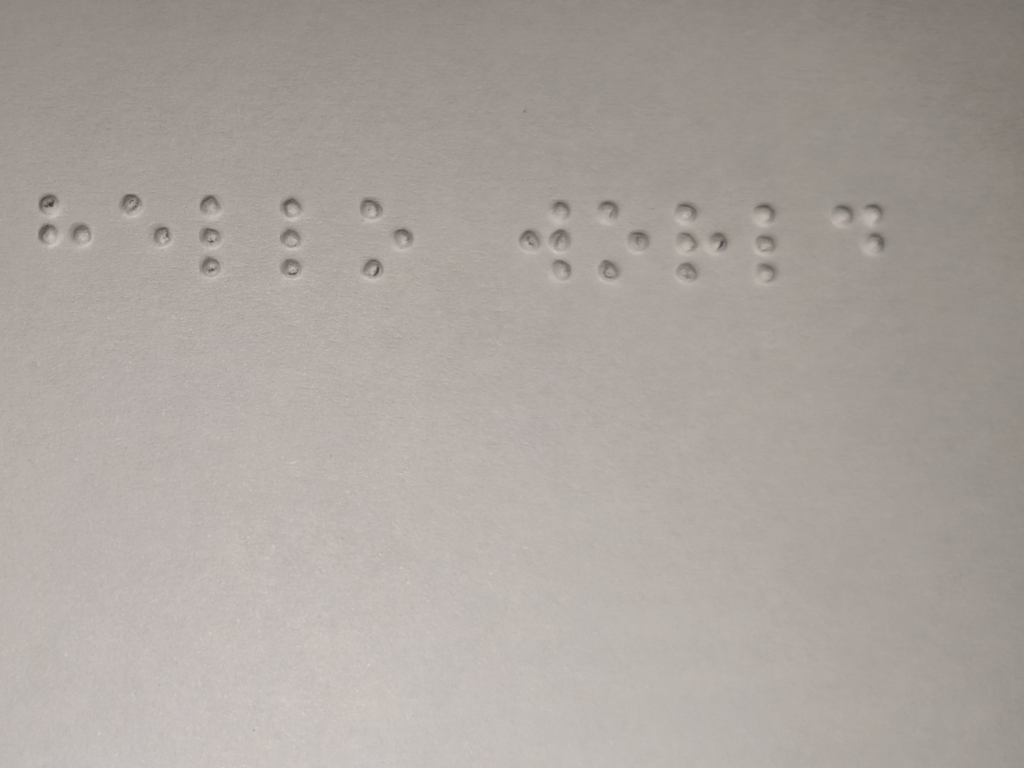
#> input picture src/assets/sample.jpeg, 4096 x 3072 px (shown at 1/4 size)
$ python validate-full-pipeline.py
#> lines starting #> are read from the running program, lines starting #| are printed output that depends on the picture; after the words box and inside, x2 and y2 are one past the last pixel; in counts of white or black regions, pixels touching at a corner belong together
#!/usr/bin/env python3
"""
validate-full-pipeline.py
Emulates the EXACT JS pipeline steps in Python to find where it breaks.
Steps mirrored from:
  image-enhance.js  → preprocessForBraille (embossed mode, fixed percentile)
  simple-braille-detector.js → detectBrailleDots, segmentCellRegions,
                                matchCellsByDotPattern, assembleSentence
"""

import sys, os, math, itertools
from pathlib import Path

try:
    from PIL import Image
    import numpy as np
except ImportError:
    print("ERROR: pip install Pillow numpy")
    sys.exit(1)

# ── Config ────────────────────────────────────────────────────────────────────
SAMPLE_PATH   = Path(__file__).parent.parent / "src/assets/sample.jpeg"
TEMPLATE_DIR  = Path(__file__).parent.parent / "src/assets/braille-templates"
MAX_DIM       = 1280
TEMPLATE_W    = 64
TEMPLATE_H    = 96
MIN_TEMPLATE_CONFIDENCE = 0.40
WORD_GAP_RATIO = 1.8

# ── Braille dot patterns (from braille-mappings.js) ──────────────────────────
CHAR_DOT_PATTERNS = {
    'a':0b000001,'b':0b000011,'c':0b001001,'d':0b011001,'e':0b010001,
    'f':0b001011,'g':0b011011,'h':0b010011,'i':0b001010,'j':0b011010,
    'k':0b000101,'l':0b000111,'m':0b001101,'n':0b011101,'o':0b010101,
    'p':0b001111,'q':0b011111,'r':0b010111,'s':0b001110,'t':0b011110,
    'u':0b100101,'v':0b100111,'w':0b111010,'x':0b101101,'y':0b111101,
    'z':0b110101,
}
DOT_PATTERN_TO_CHAR = {}
for ch, pat in CHAR_DOT_PATTERNS.items():
    if pat not in DOT_PATTERN_TO_CHAR:
        DOT_PATTERN_TO_CHAR[pat] = ch

# ── Step 0: Load & resize image ───────────────────────────────────────────────
print("=" * 60)
print("STEP 0 — Load image")
img = Image.open(SAMPLE_PATH).convert("RGB")
#> img is the input picture: PIL image 4096x3072 RGB; mean R, G, B 171.1, 164.3, 158.7
w0, h0 = img.size
scale = min(1.0, MAX_DIM / max(w0, h0))
nw, nh = int(w0 * scale), int(h0 * scale)
img = img.resize((nw, nh), Image.LANCZOS)
#> img: PIL image 1280x960 RGB
print(f"  Original: {w0}×{h0},  Resized: {nw}×{nh}")
#|   Original: 4096×3072,  Resized: 1280×960
arr = np.array(img, dtype=np.float32)

# ── Step 1: Centre ROI crop (0.95 × 0.85) ─────────────────────────────────────
print("\nSTEP 1 — Centre ROI crop (0.95 × 0.85)")
roi_fw, roi_fh = 0.95, 0.85
roi_w, roi_h = int(nw * roi_fw), int(nh * roi_fh)
x0 = (nw - roi_w) // 2
y0 = (nh - roi_h) // 2
roi = arr[y0:y0+roi_h, x0:x0+roi_w]    # (H, W, 3)
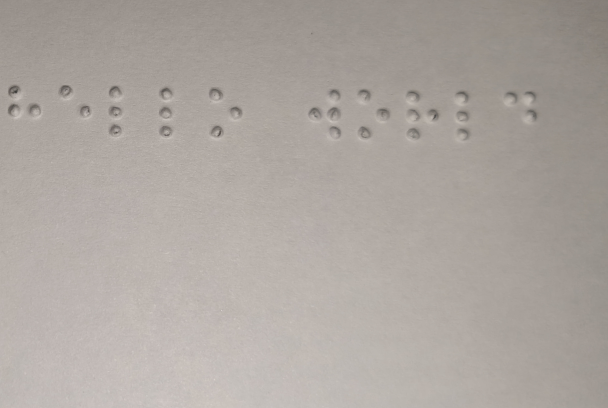
#> roi: shape (816, 1216, 3) float32 (shown at 1/2 size); mean R, G, B 172.4, 165.7, 160.1
print(f"  ROI: {roi_w}×{roi_h}, top-left={x0},{y0}")
#|   ROI: 1216×816, top-left=32,72
W, H = roi_w, roi_h
N = W * H

# ── Step 2: assessImageQuality ────────────────────────────────────────────────
print("\nSTEP 2 — assessImageQuality")
gray_raw = 0.299*roi[:,:,0] + 0.587*roi[:,:,1] + 0.114*roi[:,:,2]
mean_v = float(np.mean(gray_raw))
#> mean_v = 167
std_v  = float(np.std(gray_raw))
#> std_v = 15.09
embossed = mean_v > 150
#> embossed = True
quality_ok = embossed  # score = 0.7 → isAcceptable
#> quality_ok = True
print(f"  mean={mean_v:.1f}  std={std_v:.1f}  embossed={embossed}  acceptable={quality_ok}")
#|   mean=167.0  std=15.1  embossed=True  acceptable=True

# ── Step 3: preprocessForBraille (JS embossed mode, fixed percentile) ────────
print("\nSTEP 3 — preprocessForBraille (embossed)")
gray = gray_raw.flatten()

# Box blur radius
blur_r = max(12, round(min(W, H) / 18))
print(f"  Box blur radius: {blur_r}")
#|   Box blur radius: 45

# [20 lines left out: function box_blur, not called in this run]

# Use numpy for speed (equivalent result)
from scipy.ndimage import uniform_filter
bg_2d = uniform_filter(gray_raw, size=blur_r*2+1)
diff_2d = np.maximum(0, bg_2d - gray_raw)
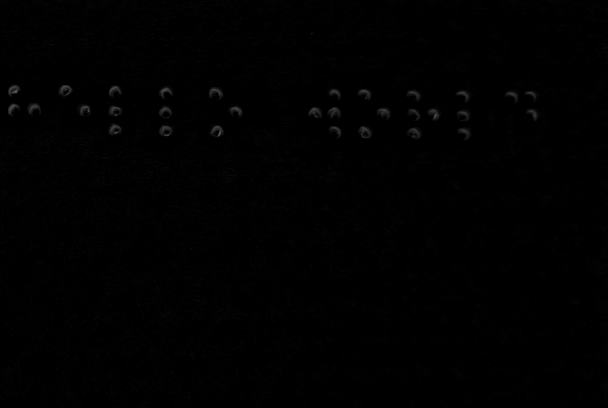
#> diff_2d: shape (816, 1216) float32 (shown at 1/2 size); min 0, max 106.1, mean 1.1
diff_flat = diff_2d.flatten()

sorted_diff = np.sort(diff_flat)
lo = 0.0
hi_idx = min(N - 1, int(N * 0.995))
hi = float(max(1.0, sorted_diff[hi_idx]))
#> hi = 31.06
print(f"  diff stats: min={diff_flat.min():.2f}, max={diff_flat.max():.2f}, "
      f"  p99.5={hi:.2f} (used as hi)")
#|   diff stats: min=0.00, max=106.14,   p99.5=31.06 (used as hi)

# Normalize: norm = 255 - clamp((diff - lo) / hi * 255)
#  → large diff (dots) → small norm (dark)  ✓
processed = 255 - np.clip((diff_2d - lo) / hi * 255, 0, 255)
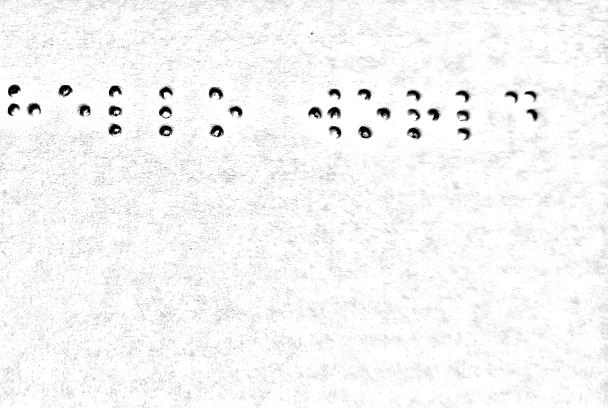
#> processed: shape (816, 1216) float32 (shown at 1/2 size); min 0, max 255, mean 246.3
print(f"  Processed: min={processed.min():.1f} max={processed.max():.1f} mean={processed.mean():.1f}")
#|   Processed: min=0.0 max=255.0 mean=246.3

# Quick sanity: what are the pixel values at Python-detected dot locations?
# Known dot Y positions in original image ≈ 250-340, shifted by y0={y0}
dot_ys_orig = [251, 253, 253, 255, 257, 258, 259, 261, 262, 263,
               288, 291, 293, 294, 295, 296, 297, 297, 297, 299, 301,
               331, 333, 333, 334, 335, 336, 337, 337]
dot_xs_orig = [59, 162, 262, 363, 463, 701, 762, 861, 960, 1058,
               58, 199, 261, 363, 504, 663, 700, 800, 860, 900, 960,
               261, 308, 363, 465, 702, 762, 862, 962]
print(f"\n  Pixel values at known dot positions (should be DARK, <128):")
dark_count = 0
total_sample = 0
for ox, oy in list(zip(dot_xs_orig, dot_ys_orig))[:12]:
    px = int(ox * scale) - x0
    py = int(oy * scale) - y0
    if 0 <= px < W and 0 <= py < H:
        v = processed[py, px]
        is_dark = v < 128
        if is_dark: dark_count += 1
        total_sample += 1
        print(f"    ({px},{py}) → {v:.0f}  {'✓ dark' if is_dark else '✗ LIGHT'}")
#> this loop made 12 passes
#> v on passes 2 to 9: 246.2, 237.9, 254.3, 252.3, 236.5, 218.9, 246.5, 255
#> (printed output is left out)
#> after the loop, dark_count = 0; total_sample = 10
print(f"  Dark hits: {dark_count}/{total_sample}")
#|   Dark hits: 0/10

# ── Step 4: Adaptive threshold → binary dots ──────────────────────────────────
print("\nSTEP 4 — Adaptive threshold (C=5)")
block = max(11, (round(min(W, H) / 20) | 1))
C = 5
print(f"  Block size: {block}")
#|   Block size: 41

# Adaptive threshold using integral image
from scipy.ndimage import uniform_filter as uf
local_mean = uf(processed, size=block)
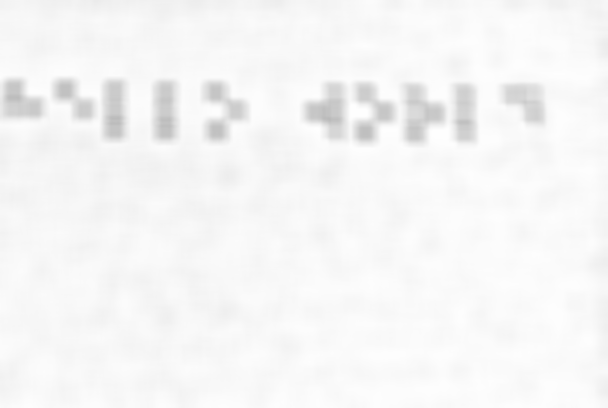
#> local_mean: shape (816, 1216) float32 (shown at 1/2 size); min 185.8, max 255, mean 246.3
binary = (processed < (local_mean - C)).astype(np.uint8)
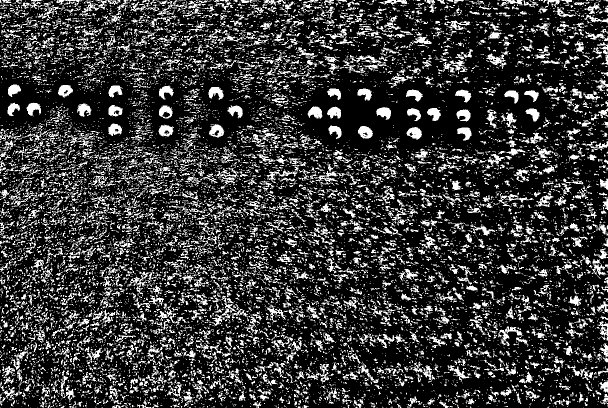
#> binary: shape (816, 1216) (shown at 1/2 size); values 0 (black) and 1 (white), 21.5% white; 12887 white regions (10708 under 20 px), largest, box (x1, y1, x2, y2) and area: (423, 592, 520, 669) 1173, (998, 653, 1057, 693) 650, (886, 120, 935, 148) 557
dot_pixels = binary.sum()
#> dot_pixels = 213129
print(f"  Dark pixels: {dot_pixels} ({100*dot_pixels/N:.2f}%)")
#|   Dark pixels: 213129 (21.48%)

# ── Step 5: Blob detection ────────────────────────────────────────────────────
print("\nSTEP 5 — Blob detection (radius filter)")
img_area = W * H
min_blob = max(4, img_area * 0.00005)
max_blob = max(800, img_area * 0.04)
min_r = max(1.5, math.sqrt(img_area) * 0.004)
max_r = max(20, math.sqrt(img_area) * 0.18)
print(f"  Blob size: {min_blob:.0f}-{max_blob:.0f}  radius: {min_r:.1f}-{max_r:.1f}")
#|   Blob size: 50-39690  radius: 4.0-179.3

# Label connected components
from scipy import ndimage
labeled, n_comps = ndimage.label(binary)
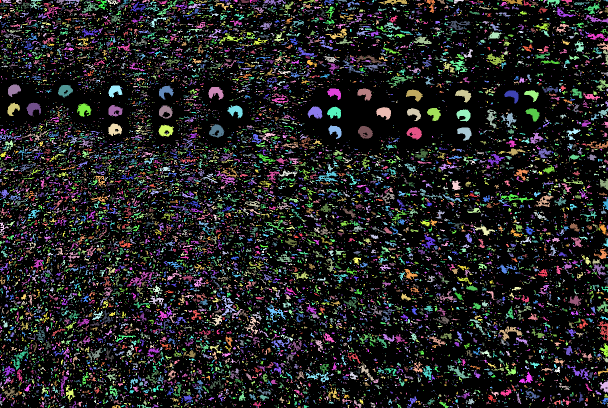
#> labeled: shape (816, 1216) int32 (shown at 1/2 size); 16376 distinct labels, from 0 to 16375; one colour per label, 0 black
#> n_comps = 16375
print(f"  Connected components: {n_comps}")
#|   Connected components: 16375
#> (the rest of the program and of its run is left out)
